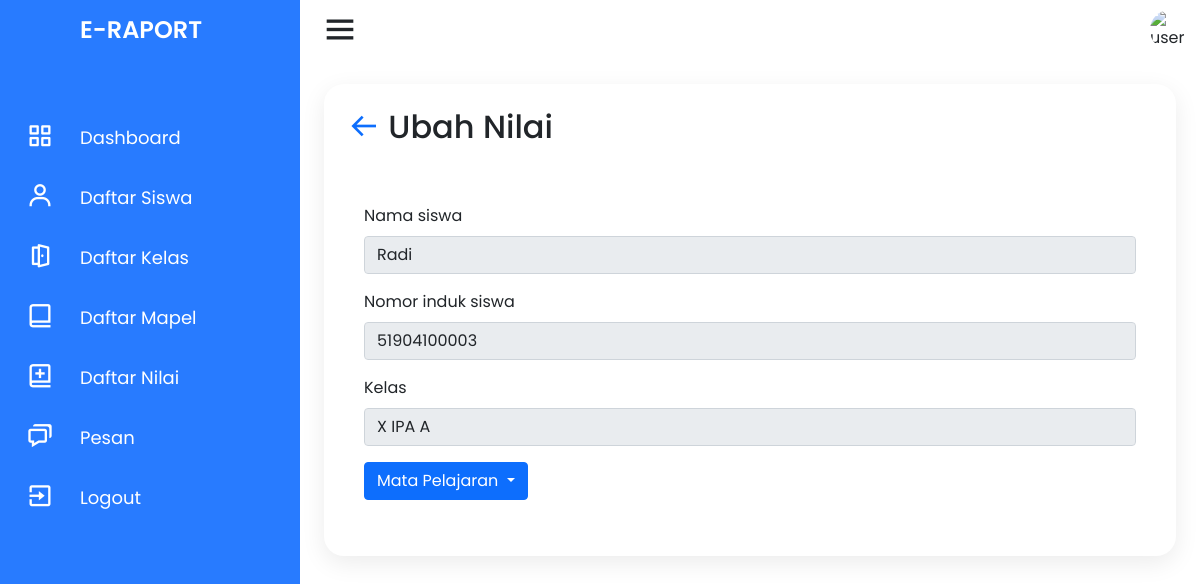
The app's page /guru/ubah-nilai?nis=51904100003 (signed in) with its own data.
### tables this page shows
CREATE TABLE `siswa` (
  `nis` varchar(11) NOT NULL,
  `nama_siswa` varchar(50) NOT NULL,
  `jenis_kelamin` enum('Laki-laki','Perempuan') NOT NULL,
  `alamat` text NOT NULL,
  `email` varchar(50) NOT NULL,
  `no_telp` varchar(14) NOT NULL,
  `agama` enum('Islam','Kristen','Katolik','Hindu','Buddha','Konghuchu') NOT NULL,
  `id_kelas` int(11) NOT NULL,
  `tanggal_lahir` date NOT NULL,
  `password` varchar(255) NOT NULL,
  PRIMARY KEY (`nis`),
  KEY `siswa_ibfk_1` (`id_kelas`),
  CONSTRAINT `siswa_ibfk_1` FOREIGN KEY (`id_kelas`) REFERENCES `kelas` (`id_kelas`) ON DELETE CASCADE ON UPDATE CASCADE
);

CREATE TABLE `kelas` (
  `id_kelas` int(11) NOT NULL AUTO_INCREMENT,
  `nama_kelas` varchar(30) NOT NULL,
  `nip` varchar(11) DEFAULT NULL,
  PRIMARY KEY (`id_kelas`),
  KEY `kelas_ibfk_1` (`nip`),
  CONSTRAINT `kelas_ibfk_1` FOREIGN KEY (`nip`) REFERENCES `guru` (`nip`) ON DELETE SET NULL ON UPDATE CASCADE
);

### model/siswa.php (called while the page is built, shortened)
<?php
require_once dirname(__FILE__) .'/../connection.php';
class Siswa {
    public function get_detail_siswa($nis)
    {
        global $conn;
        $query = "SELECT * FROM siswa WHERE nis = '$nis'";
        $result = $conn->query($query);
        if ($result) {
            if ($result->num_rows === 1) {
                $siswa = $result->fetch_assoc();
                return $siswa;
            }
        }
        return false;
    }
    public function get_kelas_siswa($nis)
    {
        global $conn;
        $query = "SELECT nama_kelas FROM siswa,kelas WHERE siswa.id_kelas=kelas.id_kelas AND nis=$nis";
        $result = $conn->query($query);
        if ($result && $result->num_rows > 0) {
            $row = $result->fetch_assoc();
            return $row['nama_kelas'];
        } else {
            return false;
        }
    }
}
?>

### guru/ubah-nilai.php (the view, shortened to what this page needs)
<?php
require_once dirname(__FILE__) . '/../model/guru.php';
require_once dirname(__FILE__) . '/../model/siswa.php';
if (isset($_GET['nis'])) {
    $siswaid = $_GET['nis'];
} else {
    header('location: daftar-nilai');
}
$siswa = new Siswa();
?>
<!DOCTYPE html>
<html lang="en" dir="ltr">
<head>
    <link rel="stylesheet" href="style.css">
    <link href='https://unpkg.com/boxicons@2.0.7/css/boxicons.min.css' rel='stylesheet'>
    <link href="https://cdn.jsdelivr.net/npm/bootstrap@5.1.3/dist/css/bootstrap.min.css" rel="stylesheet">
    <link rel="stylesheet" href="../assets/css/style.css">
</head>
<body>
    <div class="container">
        <div class="navigation">
            <ul>
                <li>
                    <a href="#">
                        <span class="icon"></span>
                        <h1 class="title">E-Raport</h1>
                    </a>
                </li>
                <li>
                    <a href="../index">
                        <span class="icon"><i class='bx bx-grid-alt'></i></span>
                        <span class="title">Dashboard</span>
                    </a>
                </li>
                <li>
                    <a href="daftar-siswa">
                        <span class="icon"><i class='bx bx-user'></i></span>
                        <span class="title">Daftar Siswa</span>
                    </a>
                </li>
                <li>
                    <a href="daftar-kelas">
                        <span class="icon"><i class='bx bx-door-open'></i></span>
                        <span class="title">Daftar Kelas</span>
                    </a>
                </li>
                <li>
                    <a href="daftar-mapel">
                        <span class="icon"><i class='bx bx-book-alt'></i></span>
                        <span class="title">Daftar Mapel</span>
                    </a>
                </li>
                <li>
                    <a href="daftar-nilai">
                        <span class="icon"><i class='bx bx-book-add'></i></span>
                        <span class="title">Daftar Nilai</span>
                    </a>
                </li>
                <li>
                    <a href="pesan">
                        <span class="icon"><i class='bx bx-chat'></i></span>
                        <span class="title">Pesan</span>
                    </a>
                </li>
                <li>
                    <a href="../logout">
                        <span class="icon"><i class='bx bx-exit'></i></span>
                        <span class="title">Logout</span>
                    </a>
                </li>
            </ul>
        </div>
    </div>
    <div class="main">
        <div class="topbar">
            <div class="toggle">
                <i class='bx bx-menu'></i>
            </div>
            <div class="user">
                <img src="https://blogger.googleusercontent.com/img/a/AVvXsEiXyPi_rGT6jD0HngbJm7ynV-rF3rbepixGAznBNXQteWfrkWk1VvidfrFLeLr3E1slcwmf0jQ3ktsRI1Ga6xMOftHsDC1fbi9Oid8jOz0YX22jl6_i38Y5xbRuLrmoQm2O371YilOhD77YN1xeyibg4_B0qHWhOv24q9DoKzQokmiuruFKmPYKvX1zeA" alt="user">
            </div>
        </div>
        <div class="konten">
            <h2 class="konten_title">
                <a href="./daftar-nilai" class="back-btn"><i class='bx bx-arrow-back'></i></a>
                Ubah Nilai
            </h2>
            <div class="konten_isi">
                <?php
                $result_siswa = $siswa->get_detail_siswa($siswaid);
                if ($result_siswa) {
                ?>
                    <form class="konten_ubah_nilai was-validated" id="form_ubah_nilai" name="form_nilai" action="../controller/action_nilai" method="post">
                        <div class="mb-3">
                            <label for="namaSiswa" class="form-label">Nama siswa</label>
                            <input type="text" class="form-control" id="namaSiswa" disabled value="<?php echo $result_siswa['nama_siswa']; ?>">
                        </div>
                        <div class="mb-3">
                            <label for="nomorIndukSiswa" class="form-label">Nomor induk siswa</label>
                            <input type="text" name="nis-disabled" class="form-control" id="nomorIndukSiswa" disabled value="<?php echo $result_siswa['nis']; ?>" placeholder="<?php echo $result_siswa['nis']; ?>">
                        </div>
                        <div class="mb-3">
                            <label for="kelasSiswa" class="form-label">Kelas</label>
                            <?php
                            $nama_kelas = $siswa->get_kelas_siswa($siswaid);
                            if ($nama_kelas) {
                            ?>
                                <input type="text" class="form-control" id="kelasSiswa" disabled value="<?php echo $nama_kelas; ?>">
                            <?php
                            }
                            ?>
                        </div>
                        <div class="mb-3">
                            <div class="dropdown">
                                <a class="btn btn-primary dropdown-toggle" href="#" role="button" id="dropdownMenuMapel" data-bs-toggle="dropdown" aria-expanded="false">
                                    Mata Pelajaran
                                </a>
                            </div>
                        </div>
        <?php
                    }
        ?>
            </div>
        </div>
    </div>
</body>
</html>

### assets/css/style.css (style rules this page uses)
* { margin: 0; padding: 0; box-sizing: border-box; font-family: 'Poppins', sans-serif; }
dl, ol, ul { padding: 0; margin: 0; }
:root { --blue: #287bff; --white: #fff; --grey: #f5f5f5; --black1: #222; --black2: #999; --pad-sm: 8px; --pad-md: 16px; --pad-lg: 24px; --pad-xl: 32px; --pad-xxl: 64px; }
body { min-height: 100vh; overflow-x: hidden; }
.container { position: relative; width: 100%; max-width: none; }
.navigation { left: 0; position: fixed; width: 300px; height: 100%; background: var(--blue); border-left: 10px solid var(--blue); transition: .5s; overflow: hidden; padding: 0; margin: 0; }
.navigation ul { position: absolute; top: 0; left: 0; width: 100%; }
.navigation ul li { position: relative; width: 100%; list-style: none; border-top-left-radius: 30px; border-bottom-left-radius: 30px; }
.navigation ul li:nth-child(1) { margin-bottom: 40px; pointer-events: none; }
.navigation ul li a { position: relative; display: block; width: 100%; display: flex; text-decoration: none; color: var(--white); }
.navigation ul li a .icon { position: relative; display: block; min-width: 60px; height: 60px; line-height: 70px; text-align: center; }
.navigation ul li a .icon .bx { font-size: 1.75em; }
.navigation ul li a .title { position: relative; display: block; padding: 0 10px; height: 60px; line-height: 60px; text-align: start; white-space: nowrap; font-size: 18px; }
.navigation ul li h1 { text-transform: uppercase; font-weight: 600; font-size: 24px !important; }
.main { position: absolute; width: calc(100% - 300px); left: 300px; min-height: 100vh; background: var(--white); transition: .5s; }
.topbar { width: 100%; height: 60px; display: flex; justify-content: space-between; align-items: center; padding: 0 10px; }
.toggle { position: relative; width: 60px; height: 60px; display: flex; justify-content: center; align-items: center; font-size: 2.5em; cursor: pointer; }
.user { position: relative; width: 40px; height: 40px; border-radius: 50%; overflow: hidden; cursor: pointer; }
.user img { position: absolute; top: 0; left: 0; width: 100%; height: auto; object-fit: cover; }
.konten { display: block; padding: var(--pad-lg); margin: var(--pad-lg); position: relative; background: var(--white); border-radius: 20px; box-shadow: 0 7px 25px rgba(0, 0, 0, 0.08); border: none; overflow: hidden; }
.konten .konten_isi { overflow: hidden; padding: var(--pad-sm); }
.konten .konten_title, .konten .konten_isi .konten_pengaturan, .konten .konten_isi .konten_table, .konten .konten_isi .konten_nav { margin-bottom: var(--pad-lg); }
.konten .konten_isi .dropdown, .konten .konten_isi .konten_table table .aksi a { margin-right: var(--pad-sm); }
.konten .konten_ubah_nilai { margin: var(--pad-lg) var(--pad-sm); }
.back-btn { vertical-align: middle; }

### records on screen
siswa: nama_siswa "Radi", nis-disabled "51904100003"
kelas: nama_kelas "X IPA A"
